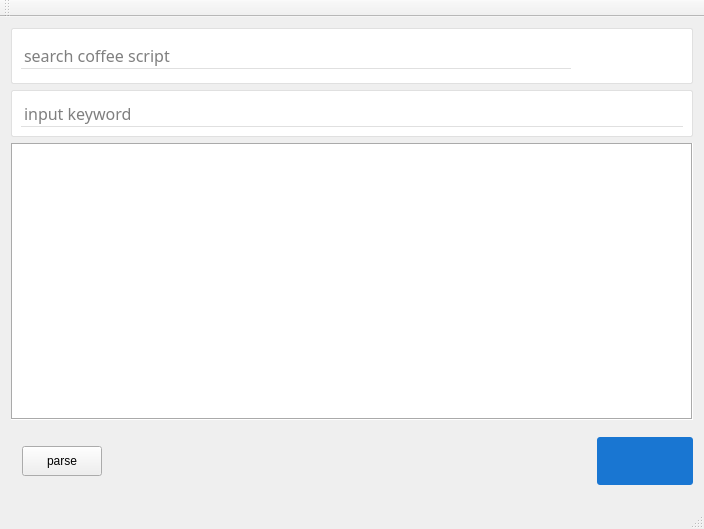
<?xml version="1.0" encoding="UTF-8"?>
<ui version="4.0">
 <class>MainWindow</class>
 <widget class="QMainWindow" name="MainWindow">
  <property name="geometry">
   <rect>
    <x>0</x>
    <y>0</y>
    <width>704</width>
    <height>529</height>
   </rect>
  </property>
  <property name="windowTitle">
   <string>MainWindow</string>
  </property>
  <widget class="QWidget" name="centralWidget">
   <layout class="QVBoxLayout" name="verticalLayout">
    <item>
     <widget class="QFrame" name="searchFrame">
      <property name="sizePolicy">
       <sizepolicy hsizetype="Preferred" vsizetype="Fixed">
        <horstretch>0</horstretch>
        <verstretch>0</verstretch>
       </sizepolicy>
      </property>
      <property name="font">
       <font>
        <family>Yu Gothic</family>
       </font>
      </property>
      <property name="styleSheet">
       <string notr="true">#searchFrame{
background-color:#fff;
border-radius:2px;
border-color:#e0e0e0;
border-style:solid;
border-width:1px;
}</string>
      </property>
      <layout class="QHBoxLayout" name="horizontalLayout_2">
       <property name="leftMargin">
        <number>9</number>
       </property>
       <property name="topMargin">
        <number>9</number>
       </property>
       <property name="rightMargin">
        <number>9</number>
       </property>
       <property name="bottomMargin">
        <number>9</number>
       </property>
       <item>
        <widget class="QLineEdit" name="ScriptPath">
         <property name="font">
          <font>
           <family>Yu Gothic</family>
           <pointsize>12</pointsize>
          </font>
         </property>
         <property name="toolTip">
          <string/>
         </property>
         <property name="styleSheet">
          <string notr="true">background-color: transparent;
border: 1px solid transparent;
border-bottom-color:#E0E0E0;
border-radius:0px;</string>
         </property>
         <property name="placeholderText">
          <string>search coffee script</string>
         </property>
        </widget>
       </item>
       <item>
        <widget class="QPushButton" name="FindScriptButton">
         <property name="sizePolicy">
          <sizepolicy hsizetype="Fixed" vsizetype="Fixed">
           <horstretch>0</horstretch>
           <verstretch>0</verstretch>
          </sizepolicy>
         </property>
         <property name="minimumSize">
          <size>
           <width>36</width>
           <height>36</height>
          </size>
         </property>
         <property name="toolTip">
          <string>search image preset</string>
         </property>
         <property name="styleSheet">
          <string notr="true">QPushButton:hover
{
	background-color:#cdcdcd;
	border-radius:3px;
}

QPushButton:pressed
{
	background-color:#c0c0c0;
	border-radius:3px;
}</string>
         </property>
         <property name="text">
          <string/>
         </property>
         <property name="icon">
          <iconset resource="rc.qrc">
           <normaloff>:/rc/search.png</normaloff>:/rc/search.png</iconset>
         </property>
         <property name="iconSize">
          <size>
           <width>24</width>
           <height>24</height>
          </size>
         </property>
         <property name="flat">
          <bool>true</bool>
         </property>
        </widget>
       </item>
       <item>
        <spacer name="horizontalSpacer_2">
         <property name="orientation">
          <enum>Qt::Horizontal</enum>
         </property>
         <property name="sizeType">
          <enum>QSizePolicy::Fixed</enum>
         </property>
         <property name="sizeHint" stdset="0">
          <size>
           <width>20</width>
           <height>20</height>
          </size>
         </property>
        </spacer>
       </item>
       <item>
        <widget class="QPushButton" name="LoadscriptButton">
         <property name="sizePolicy">
          <sizepolicy hsizetype="Fixed" vsizetype="Fixed">
           <horstretch>0</horstretch>
           <verstretch>0</verstretch>
          </sizepolicy>
         </property>
         <property name="minimumSize">
          <size>
           <width>36</width>
           <height>36</height>
          </size>
         </property>
         <property name="toolTip">
          <string>preset open</string>
         </property>
         <property name="styleSheet">
          <string notr="true">QPushButton:hover
{
	background-color:#cdcdcd;
	border-radius:3px;
}

QPushButton:pressed
{
	background-color:#c0c0c0;
	border-radius:3px;
}</string>
         </property>
         <property name="text">
          <string/>
         </property>
         <property name="icon">
          <iconset resource="rc.qrc">
           <normaloff>:/rc/ic_import_contacts_black_24dp.png</normaloff>:/rc/ic_import_contacts_black_24dp.png</iconset>
         </property>
         <property name="iconSize">
          <size>
           <width>36</width>
           <height>36</height>
          </size>
         </property>
         <property name="flat">
          <bool>true</bool>
         </property>
        </widget>
       </item>
      </layout>
     </widget>
    </item>
    <item>
     <widget class="QFrame" name="keywordFrame">
      <property name="sizePolicy">
       <sizepolicy hsizetype="Preferred" vsizetype="Fixed">
        <horstretch>0</horstretch>
        <verstretch>0</verstretch>
       </sizepolicy>
      </property>
      <property name="font">
       <font>
        <family>Yu Gothic</family>
       </font>
      </property>
      <property name="styleSheet">
       <string notr="true">#keywordFrame{
background-color:#fff;
border-radius:2px;
border-color:#e0e0e0;
border-style:solid;
border-width:1px;
}</string>
      </property>
      <layout class="QHBoxLayout" name="horizontalLayout_3">
       <property name="leftMargin">
        <number>9</number>
       </property>
       <property name="topMargin">
        <number>9</number>
       </property>
       <property name="rightMargin">
        <number>9</number>
       </property>
       <property name="bottomMargin">
        <number>9</number>
       </property>
       <item>
        <widget class="QLineEdit" name="keywordEdit">
         <property name="font">
          <font>
           <family>Yu Gothic</family>
           <pointsize>12</pointsize>
          </font>
         </property>
         <property name="toolTip">
          <string/>
         </property>
         <property name="styleSheet">
          <string notr="true">background-color: transparent;
border: 1px solid transparent;
border-bottom-color:#E0E0E0;
border-radius:0px;</string>
         </property>
         <property name="placeholderText">
          <string>input keyword</string>
         </property>
        </widget>
       </item>
      </layout>
     </widget>
    </item>
    <item>
     <widget class="QFrame" name="GraphicFrame">
      <property name="sizePolicy">
       <sizepolicy hsizetype="Preferred" vsizetype="Expanding">
        <horstretch>0</horstretch>
        <verstretch>0</verstretch>
       </sizepolicy>
      </property>
      <property name="minimumSize">
       <size>
        <width>0</width>
        <height>0</height>
       </size>
      </property>
      <property name="styleSheet">
       <string notr="true">background-color: rgb(255, 255, 255);</string>
      </property>
      <property name="frameShape">
       <enum>QFrame::Box</enum>
      </property>
      <property name="frameShadow">
       <enum>QFrame::Sunken</enum>
      </property>
      <layout class="QHBoxLayout" name="horizontalLayout"/>
     </widget>
    </item>
    <item>
     <widget class="QFrame" name="frame_6">
      <property name="frameShape">
       <enum>QFrame::NoFrame</enum>
      </property>
      <property name="frameShadow">
       <enum>QFrame::Plain</enum>
      </property>
      <layout class="QHBoxLayout" name="horizontalLayout_6">
       <property name="rightMargin">
        <number>0</number>
       </property>
       <item>
        <widget class="QPushButton" name="parseButton">
         <property name="sizePolicy">
          <sizepolicy hsizetype="Fixed" vsizetype="Fixed">
           <horstretch>0</horstretch>
           <verstretch>0</verstretch>
          </sizepolicy>
         </property>
         <property name="minimumSize">
          <size>
           <width>30</width>
           <height>30</height>
          </size>
         </property>
         <property name="text">
          <string>parse</string>
         </property>
        </widget>
       </item>
       <item>
        <spacer name="horizontalSpacer">
         <property name="orientation">
          <enum>Qt::Horizontal</enum>
         </property>
         <property name="sizeHint" stdset="0">
          <size>
           <width>40</width>
           <height>20</height>
          </size>
         </property>
        </spacer>
       </item>
       <item>
        <widget class="QPushButton" name="FinishEdit">
         <property name="sizePolicy">
          <sizepolicy hsizetype="Fixed" vsizetype="Fixed">
           <horstretch>0</horstretch>
           <verstretch>0</verstretch>
          </sizepolicy>
         </property>
         <property name="minimumSize">
          <size>
           <width>96</width>
           <height>48</height>
          </size>
         </property>
         <property name="toolTip">
          <string>edit finish</string>
         </property>
         <property name="styleSheet">
          <string notr="true">QPushButton
{
	background-color:#1976D2;
	border-width:1px;
	border-radius:3px;
	color:white;
}
QPushButton:hover
{
	background-color:#176CBF;
	border-width:1px;
	border-radius:3px;
	color:white;
}
QPushButton:pressed
{
	background-color:#1565B3;
	border-width:1px;
	border-radius:3px;
	color:white;
}
QPushButton:disabled
{
background-color:silver;
}</string>
         </property>
         <property name="text">
          <string/>
         </property>
         <property name="icon">
          <iconset resource="rc.qrc">
           <normaloff>:/rc/ic_save_white_24dp.png</normaloff>:/rc/ic_save_white_24dp.png</iconset>
         </property>
         <property name="iconSize">
          <size>
           <width>36</width>
           <height>36</height>
          </size>
         </property>
         <property name="flat">
          <bool>true</bool>
         </property>
        </widget>
       </item>
      </layout>
     </widget>
    </item>
   </layout>
  </widget>
  <widget class="QMenuBar" name="menuBar">
   <property name="geometry">
    <rect>
     <x>0</x>
     <y>0</y>
     <width>704</width>
     <height>21</height>
    </rect>
   </property>
  </widget>
  <widget class="QToolBar" name="mainToolBar">
   <attribute name="toolBarArea">
    <enum>TopToolBarArea</enum>
   </attribute>
   <attribute name="toolBarBreak">
    <bool>false</bool>
   </attribute>
  </widget>
  <widget class="QStatusBar" name="statusBar"/>
 </widget>
 <layoutdefault spacing="6" margin="11"/>
 <resources>
  <include location="rc.qrc"/>
 </resources>
 <connections/>
</ui>
